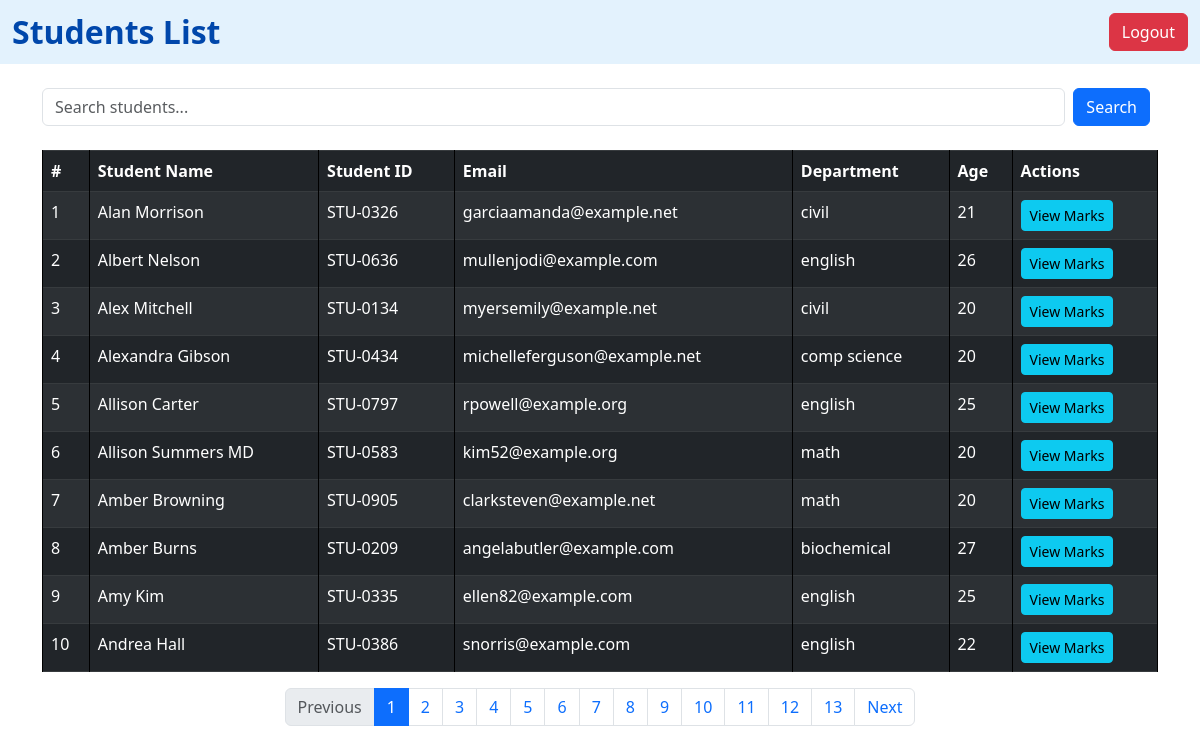
The page /students/ on the database its author committed.
### vege/models.py (models this page shows, shortened)
class Student(models.Model):
    student_name = models.CharField(max_length=100)
    student_id = models.OneToOneField(StudentID, related_name="studentid", on_delete=models.CASCADE)
    student_email = models.EmailField(unique=True)
    department = models.ForeignKey(Department, on_delete=models.CASCADE)
    student_age = models.IntegerField(default=18)
    student_address = models.TextField(default = 100)
    is_active = models.BooleanField(default=True)
    class Meta:
        ordering = ['student_name']
        verbose_name = "student"

class StudentID(models.Model):
    student_id = models.CharField(max_length=100)

class Department(models.Model):
    department = models.CharField(max_length=100)
    date_of_established = models.DateField(default='2000-01-01')  # Set your desired default
    class Meta:
        ordering = ['department']

### vege/views.py (the view)
# urls.py: path('students/', get_students, name="get_students"),
def get_students(request):
    query = request.GET.get('q', '')
    queryset = Student.objects.all()
    ranks = Student.objects.annotate(marks = Sum('studentmarks__marks')).order_by('-marks', '-student_age')
    for rank in ranks:
        print(rank.marks)
    if query:
        queryset = queryset.filter(student_name__icontains=query)
    paginator = Paginator(queryset, 10)  # Show 5 students per page
    page_number = request.GET.get('page')
    page_obj = paginator.get_page(page_number)
    return render(request, 'report/students.html', {
        'queryset': page_obj,
        'query': query
    })

### vege/templates/report/students.html (shortened to what this page needs)
{% extends "base.html" %}
{% block start %}
<nav class="navbar navbar-expand-lg" style="background-color: #e3f2fd;">
    <div class="container-fluid">
        <span class="navbar-brand mb-0 h1 fw-bold" style="font-size: 2rem; color: #0047ab;">Students List</span>
        <div class="d-flex">
            <a href="{% url 'logout' %}" class="btn btn-danger">Logout</a>
        </div>
    </div>
</nav>
<div class="container mt-4">
    <form method="get" class="mb-4 d-flex">
        <input type="text" name="q" class="form-control me-2" placeholder="Search students..." value="{{ query }}">
        <button type="submit" class="btn btn-primary me-2">Search</button>
    </form>
    <table class="table table-dark table-bordered table-striped">
        <thead>
            <tr>
                <th>#</th>
                <th>Student Name</th>
                <th>Student ID</th>
                <th>Email</th>
                <th>Department</th>
                <th>Age</th>
                <th>Actions</th>
            </tr>
        </thead>
        <tbody>
            {% for student in queryset %}
            <tr>
                <td>{{ forloop.counter }}</td>
                <td>{{ student.student_name }}</td>
                <td>{{ student.student_id.student_id }}</td>
                <td>{{ student.student_email }}</td>
                <td>{{ student.department.department }}</td>
                <td>{{ student.student_age }}</td>
                <td>
                    {% if student.student_id %}
                        <a href="{% url 'see_marks' student.student_id.id %}" class="btn btn-sm btn-info">View Marks</a>
                    {% else %}
                        <span class="text-danger">No ID</span>
                    {% endif %}
                </td>
            </tr>
            {% empty %}
            <tr>
                <td colspan="7" class="text-center">No students found.</td>
            </tr>
            {% endfor %}
        </tbody>
    </table>
    {% if queryset.has_other_pages %}
    <nav aria-label="Page navigation">
        <ul class="pagination justify-content-center">
            {% if queryset.has_previous %}
                <li class="page-item">
                    <a class="page-link" href="?page={{ queryset.previous_page_number }}{% if query %}&q={{ query }}{% endif %}">Previous</a>
                </li>
            {% else %}
                <li class="page-item disabled"><span class="page-link">Previous</span></li>
            {% endif %}
            {% for num in queryset.paginator.page_range %}
                {% if queryset.number == num %}
                    <li class="page-item active"><span class="page-link">{{ num }}</span></li>
                {% else %}
                    <li class="page-item"><a class="page-link" href="?page={{ num }}{% if query %}&q={{ query }}{% endif %}">{{ num }}</a></li>
                {% endif %}
            {% endfor %}
            {% if queryset.has_next %}
                <li class="page-item">
                    <a class="page-link" href="?page={{ queryset.next_page_number }}{% if query %}&q={{ query }}{% endif %}">Next</a>
                </li>
            {% else %}
                <li class="page-item disabled"><span class="page-link">Next</span></li>
            {% endif %}
        </ul>
    </nav>
    {% endif %}
</div>
{% endblock %}

### core/templates/base.html (style rules this page uses)
table, th, td { border: 1px solid black; }

### rows shown on the page
Student: student_name "Alan Morrison", student_id.student_id "STU-0326", student_email "garciaamanda@example.net", department.department "civil", student_age "21", shows "View Marks"
Student: student_name "Albert Nelson", student_id.student_id "STU-0636", student_email "mullenjodi@example.com", department.department "english", student_age "26", shows "View Marks"
Student: student_name "Alex Mitchell", student_id.student_id "STU-0134", student_email "myersemily@example.net", department.department "civil", student_age "20", shows "View Marks"
Student: student_name "Alexandra Gibson", student_id.student_id "STU-0434", student_email "michelleferguson@example.net", department.department "comp science", student_age "20", shows "View Marks"
Student: student_name "Allison Carter", student_id.student_id "STU-0797", student_email "rpowell@example.org", department.department "english", student_age "25", shows "View Marks"
Student: student_name "Allison Summers MD", student_id.student_id "STU-0583", student_email "kim52@example.org", department.department "math", student_age "20", shows "View Marks"
Student: student_name "Amber Browning", student_id.student_id "STU-0905", student_email "clarksteven@example.net", department.department "math", student_age "20", shows "View Marks"
Student: student_name "Amber Burns", student_id.student_id "STU-0209", student_email "angelabutler@example.com", department.department "biochemical", student_age "27", shows "View Marks"
Student: student_name "Amy Kim", student_id.student_id "STU-0335", student_email "ellen82@example.com", department.department "english", student_age "25", shows "View Marks"
Student: student_name "Andrea Hall", student_id.student_id "STU-0386", student_email "snorris@example.com", department.department "english", student_age "22", shows "View Marks"

### other values the page prints
{{ num }} "1"
{{ num }} "2" "3" "4" "5" "6" "7" "8" "9" "10" "11" "12" "13"
